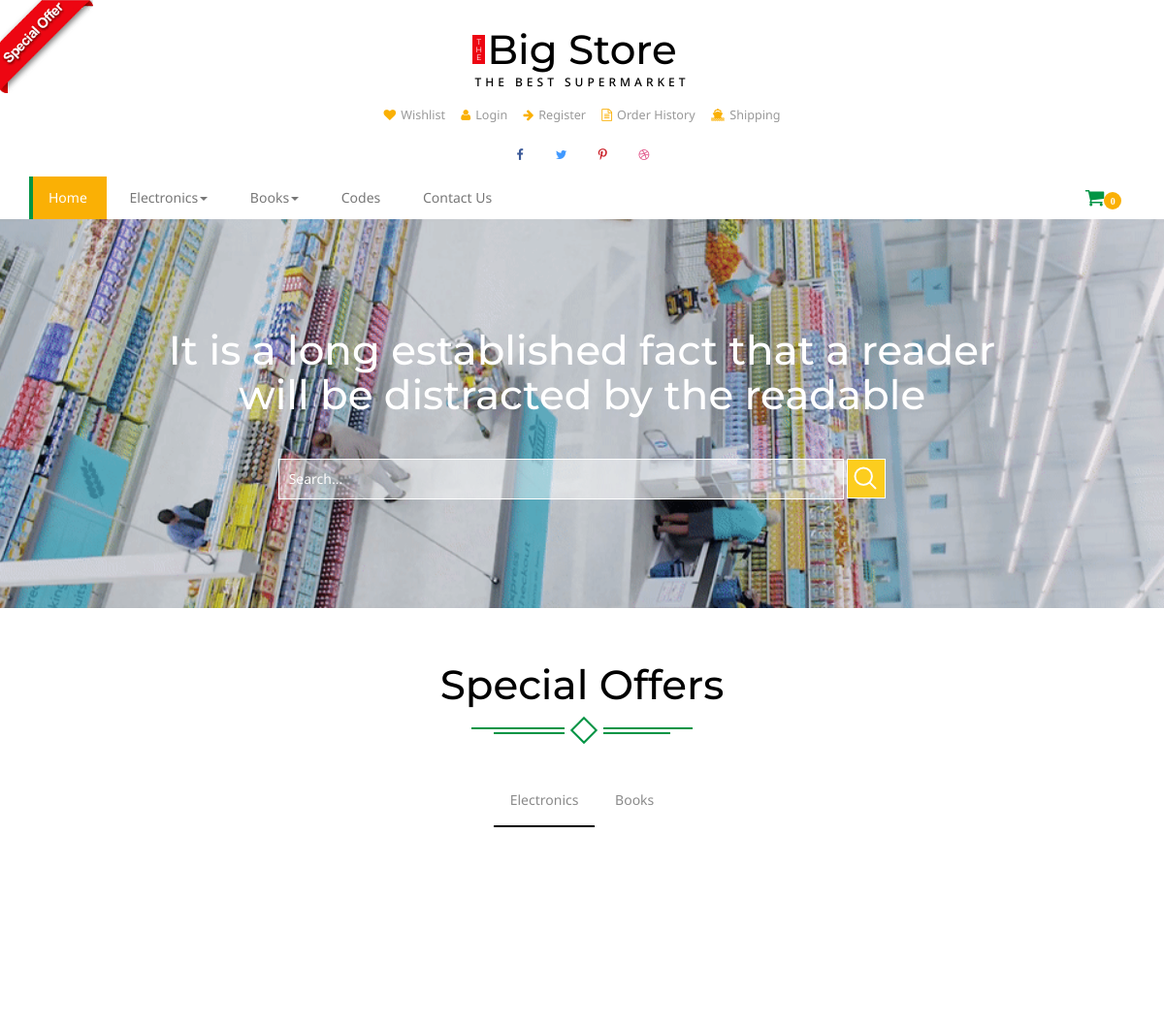
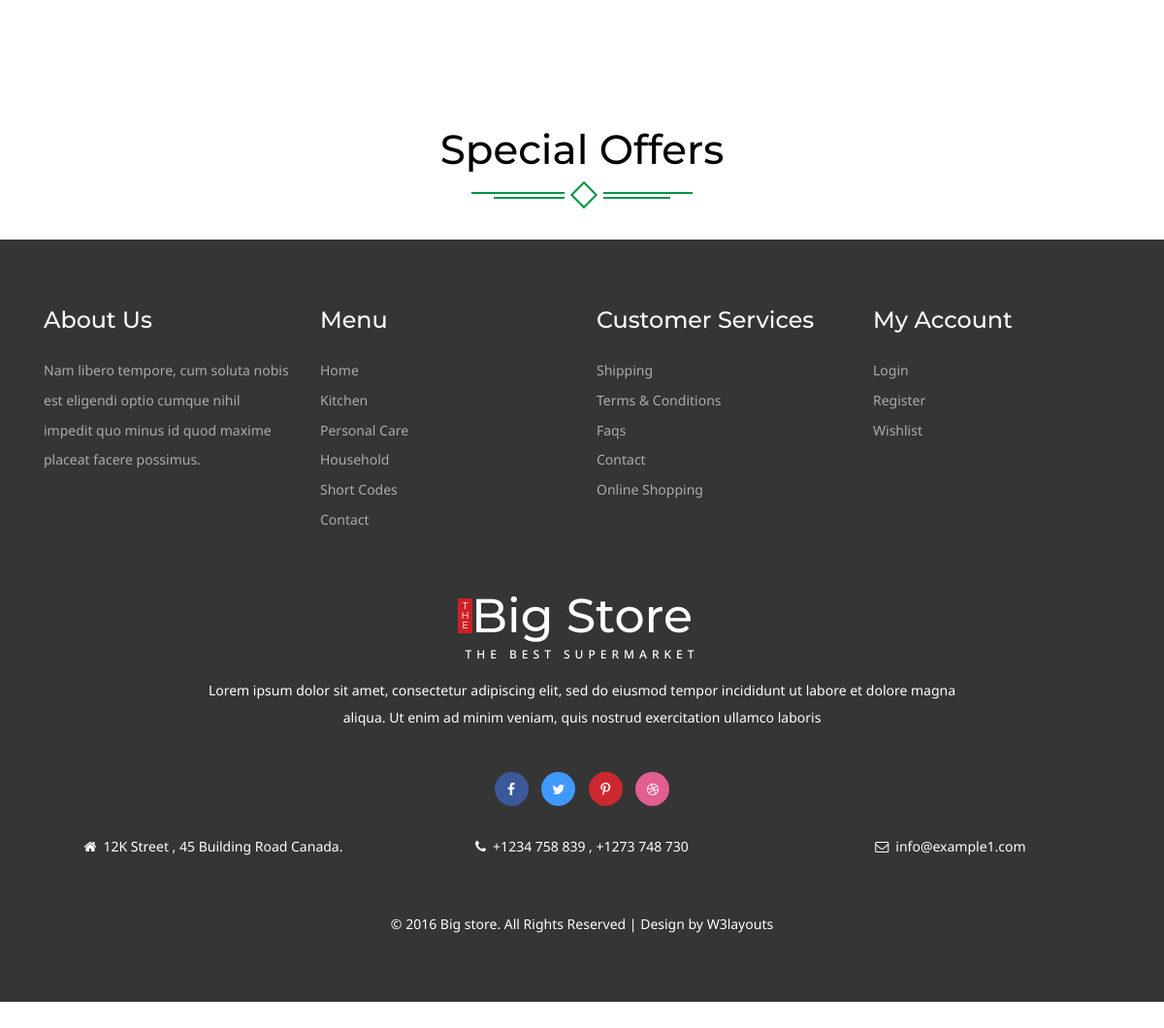
Before: / with the older database file (2 pictures, top to bottom).
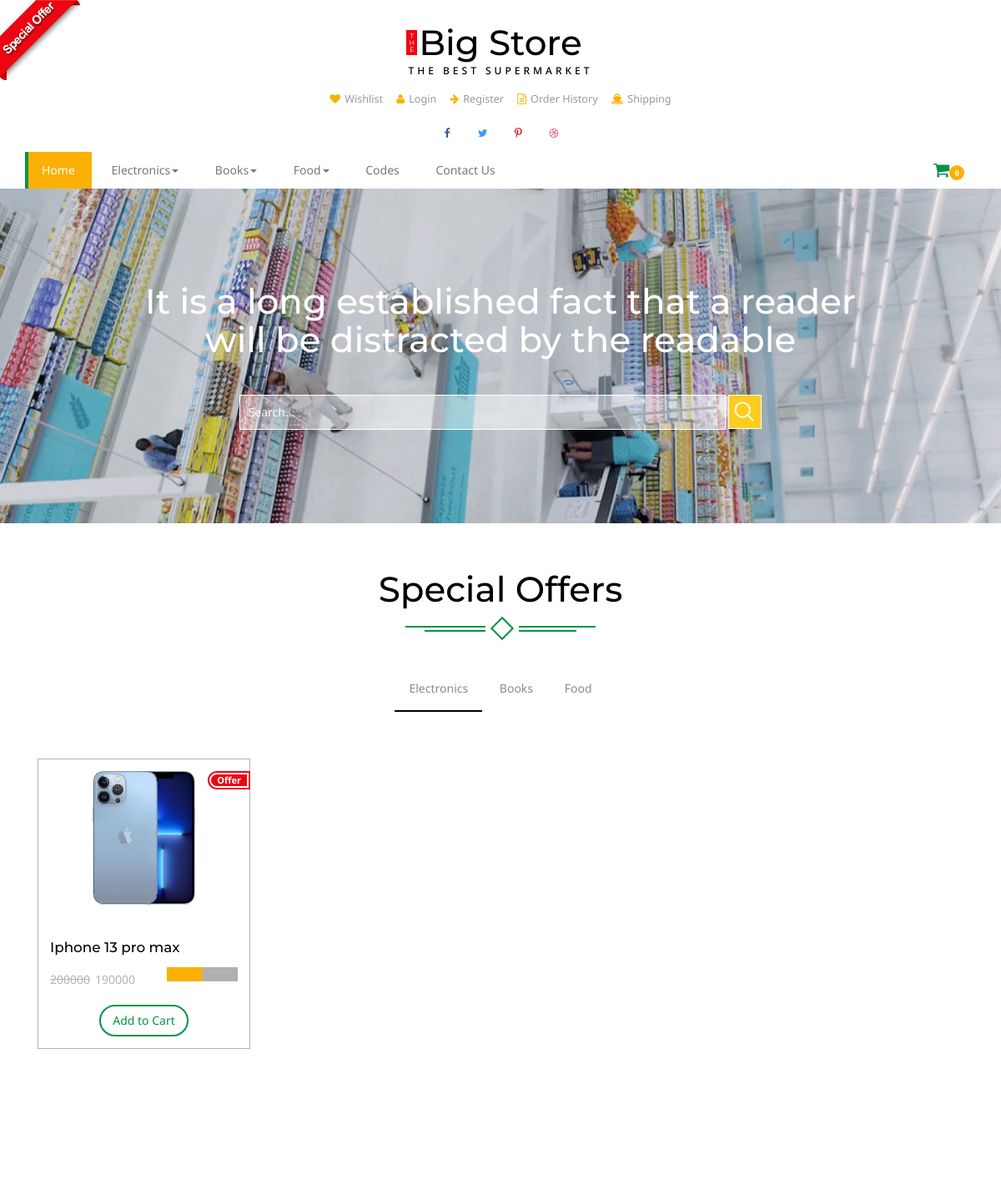
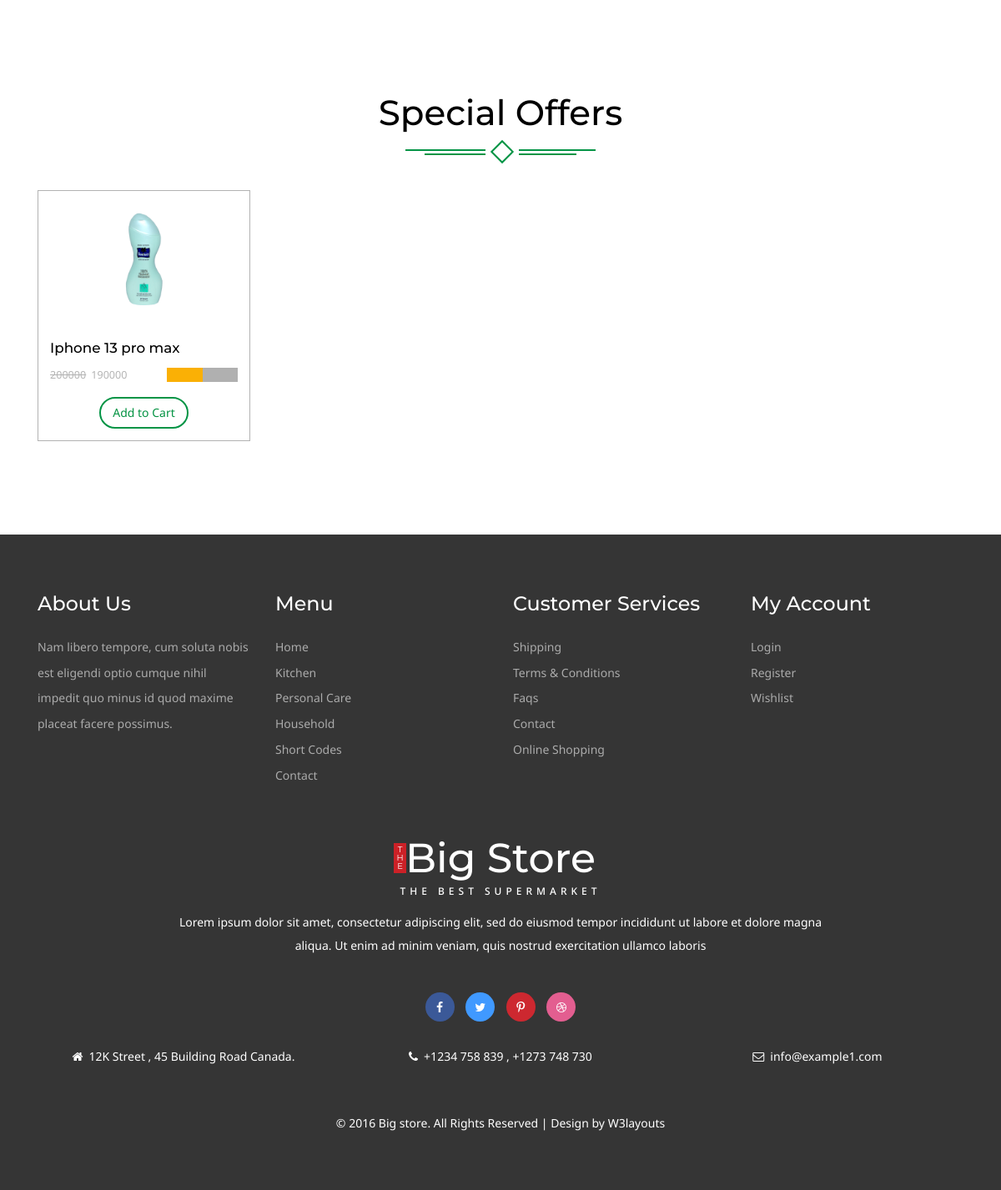
After: the same page with the newer database file (2 pictures, top to bottom).
### home/models.py (models this page shows, shortened)
class Category(models.Model):
    name = models.CharField(max_length=400)
    slug = models.CharField(max_length=400, unique=True)
    description = models.TextField(blank=True)
    status = models.CharField(choices=STATUS, max_length=400, blank=True)
    image = models.ImageField(upload_to='media', null=True)

class Item(models.Model):
    name = models.TextField()
    slug = models.CharField(max_length=400, unique=True)
    price = models.IntegerField()
    discounted_price = models.IntegerField(default=0)
    image = models.ImageField(upload_to='media', null=True)
    description = models.TextField(blank=True)
    category = models.ForeignKey(Category, on_delete=models.CASCADE)
    subcategory = models.ForeignKey(SubCategory, on_delete=models.CASCADE)
    labels = models.CharField(choices=LABELS, max_length=400, blank=True)
    status = models.CharField(choices=STATUS, max_length=400, blank=True)
    stock = models.CharField(choices=STOCK, max_length=400, blank=True)

### home/views.py (the view)
# urls.py: django.urls.path('', HomeView.as_view(), name='home'),
class HomeView(BaseView):
    def get(self, request):
        self.views['items'] = Item.objects.filter(stock='In Stock')
        self.views['ads'] = Ad.objects.all()
        self.views['sliders'] = Slider.objects.all()
        return render(request, 'index.html', self.views)

### templates/index.html (shortened to what this page needs)
{% extends 'base.html' %}
{% load static %}
{% block content %}
<div data-vide-bg="video/video">
    <div class="container">
		<div class="banner-info">
			<h3>It is a long established fact that a reader will be distracted by
			the readable </h3>
			<div class="search-form">
				<form action="#" method="post">
					<input type="text" placeholder="Search..." name="Search...">
					<input type="submit" value=" " >
				</form>
			</div>
		</div>
    </div>
</div>
<div class="content-top ">
	<div class="container ">
		<div class="spec ">
			<h3>Special Offers</h3>
			<div class="ser-t">
				<span><i></i></span>
			</div>
		</div>
			<div class="tab-head ">
				<nav class="nav-sidebar">
					<ul class="nav tabs ">
						{% for cat in category %}
					  <li class="{{cat.status}}"><a href="{{cat.id}}" data-toggle="tab">{{cat.name}}</a></li>
						{% endfor %}
					</ul>
				</nav>
				<div class=" tab-content tab-content-t ">
					{% for cat in category %}
					<div class="tab-pane {{cat.status}} text-style" id="{{cat.id}}">
						<div class=" con-w3l">
							{% for item in items %}
							<div class="col-md-3 m-wthree">
								<div class="col-m">
									<a href="#" data-toggle="modal" data-target="#myModal1" class="offer-img">
										<img src="{{item.image.url}}" class="img-responsive" alt="">
										<div class="offer"><p><span>Offer</span></p></div>
									</a>
									<div class="mid-1">
										<div class="women">
											<h6><a href="{{item.get_item_url}}">{{item.name}}</a></h6>
										</div>
										{% if item.discounted_price > 0 %}
										<div class="mid-2">
											<p ><label>{{item.price}}</label><em class="item_price">{{item.discounted_price}}</em></p>
											  <div class="block">
												<div class="starbox small ghosting"> </div>
											</div>
											<div class="clearfix"></div>
										</div>
										{% endif %}
										<div class="add">
										   <button class="btn btn-danger my-cart-btn my-cart-b " data-id="1" data-name="Moong" data-summary="summary 1" data-price="1.50" data-quantity="1" data-image="images/of.png">Add to Cart</button>
										</div>
									</div>
								</div>
							</div>
							{% endfor %}
							<div class="clearfix"></div>
						 </div>
					</div>
					{% endfor %}
				</div>
			</div>
	</div>
	</div>
<div class="content-mid">
	<div class="container">
		<div class="col-md-4 m-w3ls">
		</div>
		<div class="clearfix"></div>
	</div>
</div>
	<div class="product">
		<div class="container">
			<div class="spec ">
				<h3>Special Offers</h3>
				<div class="ser-t">
					<span><i></i></span>
				</div>
			</div>
				<div class=" con-w3l">
					{% for item in items %}
							<div class="col-md-3 pro-1">
								<div class="col-m">
								<a href="#" data-toggle="modal" data-target="#myModal17" class="offer-img">
										<img src="images/of16.png" class="img-responsive" alt="">
									</a>
									<div class="mid-1">
										<div class="women">
											<h6><a href="single.html">{{item.name}}</a></h6>
										</div>
										{% if item.discounted_price > 0 %}
										<div class="mid-2">
											<p ><label>{{item.price}}</label><em class="item_price">{{item.discounted_price}}</em></p>
											  <div class="block">
												<div class="starbox small ghosting"> </div>
											</div>
											<div class="clearfix"></div>
										</div>
										{% endif %}
											<div class="add add-2">
										   <button class="btn btn-danger my-cart-btn my-cart-b" data-id="1" data-name="product 1" data-summary="summary 1" data-price="6.00" data-quantity="1" data-image="images/of16.png">Add to Cart</button>
										</div>
									</div>
								</div>
							</div>
				</div>
					{% endfor %}
							<div class="clearfix"></div>
		</div>
	</div>
{% endblock %}

### templates/base.html (shortened to what this page needs)
<!DOCTYPE html>
{% load static %}
<html>
<head>
<link href="{% static 'css/bootstrap.css' %}" rel='stylesheet' type='text/css' />
<link href="{% static 'css/style.css' %}" rel='stylesheet' type='text/css' />
<link href="{% static 'css/font-awesome.css' %}" rel="stylesheet">
	<link rel="stylesheet" href="{% static 'css/jstarbox.css' %}" type="text/css" media="screen" charset="utf-8" />
</head>
<body>
<a href="offer.html"><img src="images/download.png" class="img-head" alt=""></a>
<div class="header">
		<div class="container">
			<div class="logo">
				<h1 ><a href="index.html"><b>T<br>H<br>E</b>Big Store<span>The Best Supermarket</span></a></h1>
			</div>
			<div class="head-t">
				<ul class="card">
					<li><a href="wishlist.html" ><i class="fa fa-heart" aria-hidden="true"></i>Wishlist</a></li>
					<li><a href="login.html" ><i class="fa fa-user" aria-hidden="true"></i>Login</a></li>
					<li><a href="register.html" ><i class="fa fa-arrow-right" aria-hidden="true"></i>Register</a></li>
					<li><a href="about.html" ><i class="fa fa-file-text-o" aria-hidden="true"></i>Order History</a></li>
					<li><a href="shipping.html" ><i class="fa fa-ship" aria-hidden="true"></i>Shipping</a></li>
				</ul>
			</div>
			<div class="header-ri">
				<ul class="social-top">
					<li><a href="#" class="icon facebook"><i class="fa fa-facebook" aria-hidden="true"></i></a></li>
					<li><a href="#" class="icon twitter"><i class="fa fa-twitter" aria-hidden="true"></i></a></li>
					<li><a href="#" class="icon pinterest"><i class="fa fa-pinterest-p" aria-hidden="true"></i></a></li>
					<li><a href="#" class="icon dribbble"><i class="fa fa-dribbble" aria-hidden="true"></i></a></li>
				</ul>
			</div>
				<div class="nav-top">
					<nav class="navbar navbar-default">
					<div class="collapse navbar-collapse" id="bs-megadropdown-tabs">
						<ul class="nav navbar-nav ">
							<li class=" active"><a href="index.html" class="hyper "><span>Home</span></a></li>
							{% for cat in category %}
							<li class="dropdown ">
								<a href="#" class="dropdown-toggle  hyper" data-toggle="dropdown" ><span>{{cat.name}}<b class="caret"></b></span></a>
							</li>
							{% endfor %}
							<li><a href="codes.html" class="hyper"> <span>Codes</span></a></li>
							<li><a href="contact.html" class="hyper"><span>Contact Us</span></a></li>
						</ul>
					</div>
					</nav>
					 <div class="cart" >
						<span class="fa fa-shopping-cart my-cart-icon"><span class="badge badge-notify my-cart-badge"></span></span>
					</div>
					<div class="clearfix"></div>
				</div>
				</div>
</div>
{% block content %}
{% endblock %}
<div class="footer">
	<div class="container">
		<div class="col-md-3 footer-grid">
			<h3>About Us</h3>
			<p>Nam libero tempore, cum soluta nobis est eligendi
				optio cumque nihil impedit quo minus id quod maxime
				placeat facere possimus.</p>
		</div>
		<div class="col-md-3 footer-grid ">
			<h3>Menu</h3>
			<ul>
				<li><a href="index.html">Home</a></li>
				<li><a href="kitchen.html">Kitchen</a></li>
				<li><a href="care.html">Personal Care</a></li>
				<li><a href="hold.html">Household</a></li>
				<li><a href="codes.html">Short Codes</a></li>
				<li><a href="contact.html">Contact</a></li>
			</ul>
		</div>
		<div class="col-md-3 footer-grid ">
			<h3>Customer Services</h3>
			<ul>
				<li><a href="shipping.html">Shipping</a></li>
				<li><a href="terms.html">Terms & Conditions</a></li>
				<li><a href="faqs.html">Faqs</a></li>
				<li><a href="contact.html">Contact</a></li>
				<li><a href="offer.html">Online Shopping</a></li>
			</ul>
		</div>
		<div class="col-md-3 footer-grid">
			<h3>My Account</h3>
			<ul>
				<li><a href="login.html">Login</a></li>
				<li><a href="register.html">Register</a></li>
				<li><a href="wishlist.html">Wishlist</a></li>
			</ul>
		</div>
		<div class="clearfix"></div>
			<div class="footer-bottom">
				<h2 ><a href="index.html"><b>T<br>H<br>E</b>Big Store<span>The Best Supermarket</span></a></h2>
				<p class="fo-para">Lorem ipsum dolor sit amet, consectetur adipiscing elit, sed do eiusmod tempor incididunt ut labore et dolore magna aliqua. Ut enim ad minim veniam, quis nostrud exercitation ullamco laboris</p>
				<ul class="social-fo">
					<li><a href="#" class=" face"><i class="fa fa-facebook" aria-hidden="true"></i></a></li>
					<li><a href="#" class=" twi"><i class="fa fa-twitter" aria-hidden="true"></i></a></li>
					<li><a href="#" class=" pin"><i class="fa fa-pinterest-p" aria-hidden="true"></i></a></li>
					<li><a href="#" class=" dri"><i class="fa fa-dribbble" aria-hidden="true"></i></a></li>
				</ul>
				<div class=" address">
					<div class="col-md-4 fo-grid1">
							<p><i class="fa fa-home" aria-hidden="true"></i>12K Street , 45 Building Road Canada.</p>
					</div>
					<div class="col-md-4 fo-grid1">
							<p><i class="fa fa-phone" aria-hidden="true"></i>+1234 758 839 , +1273 748 730</p>
					</div>
					<div class="col-md-4 fo-grid1">
						<p><a href="mailto:info@example.com"><i class="fa fa-envelope-o" aria-hidden="true"></i>info@example1.com</a></p>
					</div>
					<div class="clearfix"></div>
					</div>
			</div>
		<div class="copy-right">
			<p> &copy; 2016 Big store. All Rights Reserved | Design by  <a href="http://w3layouts.com/"> W3layouts</a></p>
		</div>
	</div>
</div>
</body>
</html>

Changed rows visible on the page:
added Category: name "Food"
added Item: image (picture), name "Iphone 13 pro max", price "200000", discounted_price "190000"
